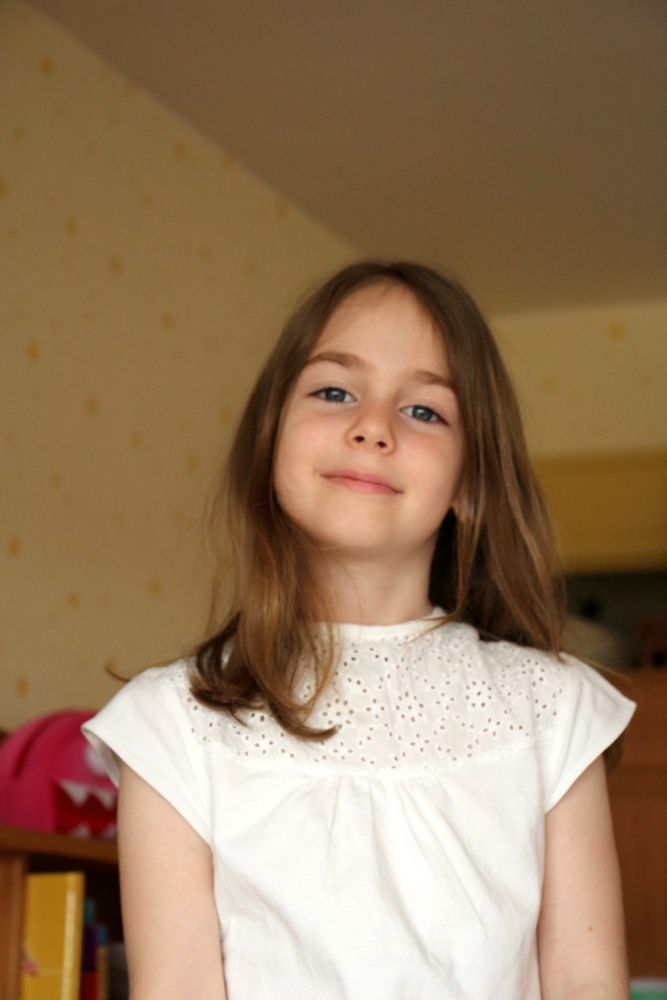
#> input picture Python_ScrapingAndML_RefData/ch7/photo/face1.jpg, 667 x 1000 px, shrunk from 1024 x 1536 before the run
$ python facedetect.py
#> lines starting #> are read from the running program, lines starting #| are printed output that depends on the picture; after the words box and inside, x2 and y2 are one past the last pixel; in counts of white or black regions, pixels touching at a corner belong together
import cv2

# 入力ファイルを指定する
image_file = "./photo/face1.jpg"

# カスケードファイルのパスを指定 --- (※1)
cascade_file = "haarcascade_frontalface_alt.xml"

# 画像の読み込み --- (※2)
image = cv2.imread(image_file)
#> image is the input picture: shape (1000, 667, 3); mean B, G, R 93.1, 122, 150.1
# グレースケールに変換
image_gs = cv2.cvtColor(image, cv2.COLOR_BGR2GRAY)
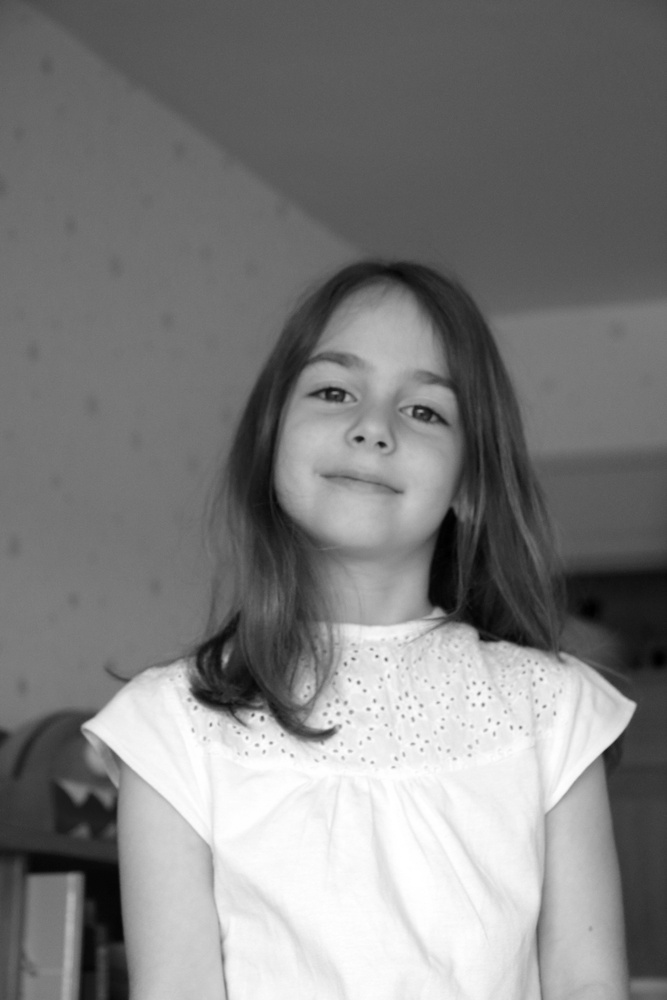
#> image_gs: shape (1000, 667); min 0, max 255, mean 127.2

# 顔認識用特徴量ファイルを読み込む --- (※3)
cascade = cv2.CascadeClassifier(cascade_file)
# 顔認識の実行
face_list = cascade.detectMultiScale(image_gs,
    scaleFactor=1.1,
    minNeighbors=1,
    minSize=(150,150))
#> face_list = [[257, 310, 239, 239]]

if len(face_list) > 0:
    # 認識した部分を囲む --- (※4)
    print(face_list)
#| [[257 310 239 239]]
    color = (0, 0, 255)
    for face in face_list:
        x,y,w,h = face
        cv2.rectangle(image, (x,y), (x+w, y+h), color, thickness=8)
#> this loop made 1 pass
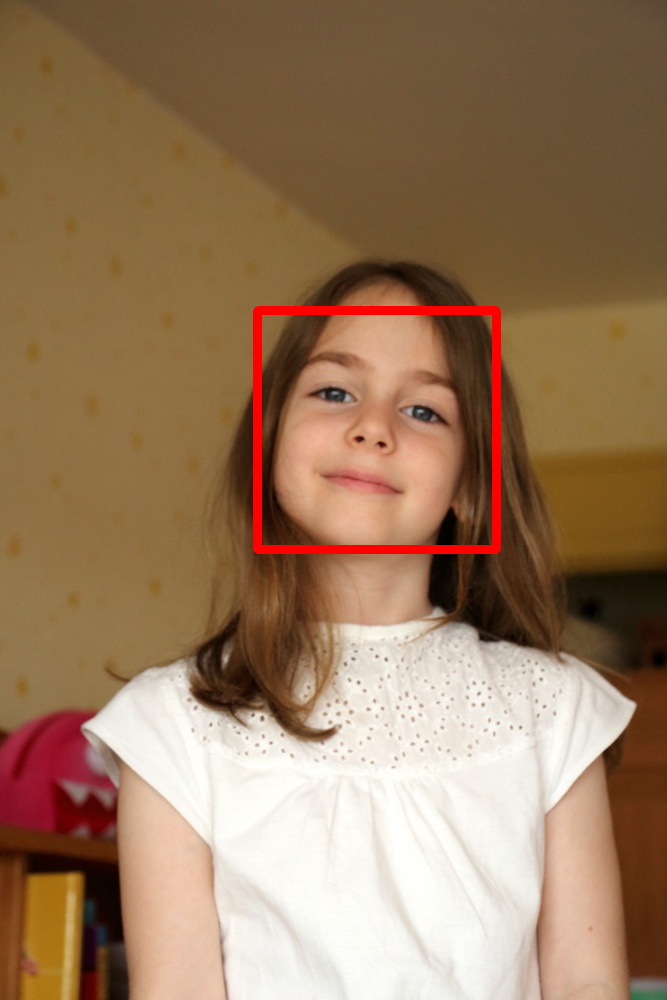
#> image: shape (1000, 667, 3); 1.29% of pixels changed, all inside (x1, y1, x2, y2) = (253, 306, 501, 554)
    # 描画結果をファイルに書き込む --- (※5)
    cv2.imwrite("facedetect-output.png", image)
else:
    print("no face")

$ run again, with Python_ScrapingAndML_RefData/ch7/photo/face2.jpg copied over Python_ScrapingAndML_RefData/ch7/photo/face1.jpg
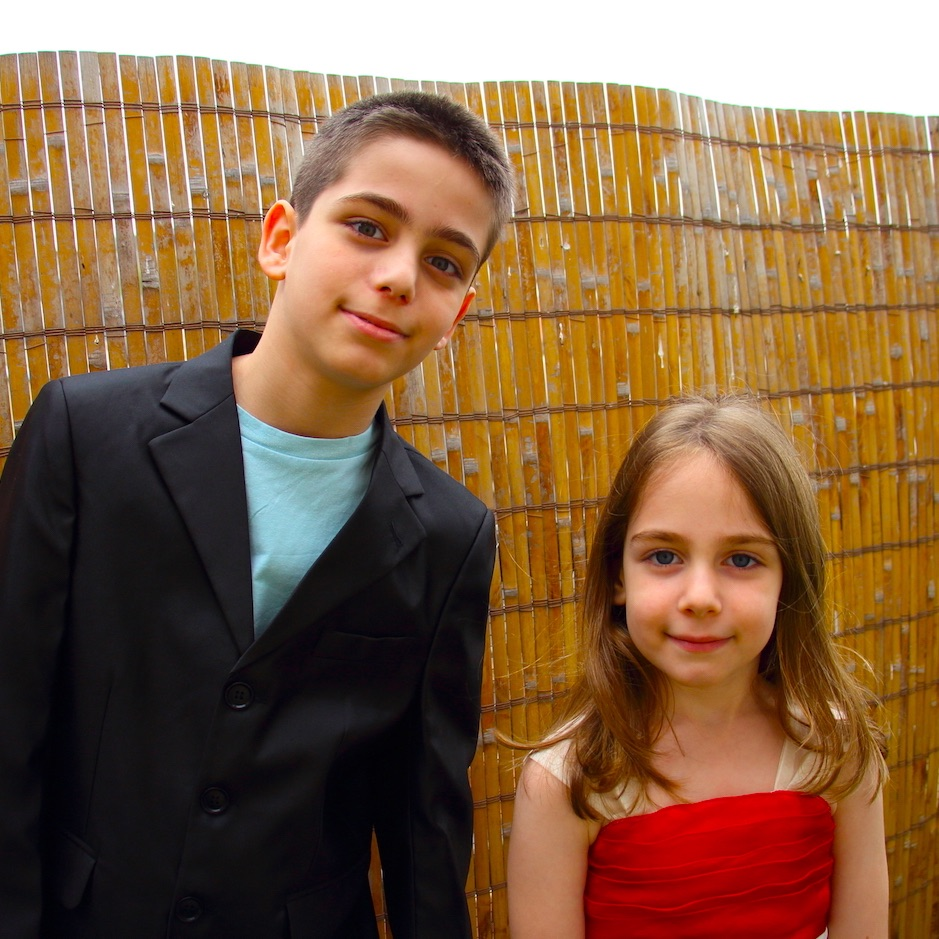
#> input picture Python_ScrapingAndML_RefData/ch7/photo/face2.jpg, 939 x 939 px
#> image is the input picture: shape (939, 939, 3); mean B, G, R 67.6, 98.1, 132.6
#> `image_gs = cv2.cvtColor(image, cv2.COLOR_BGR2GRAY)`:
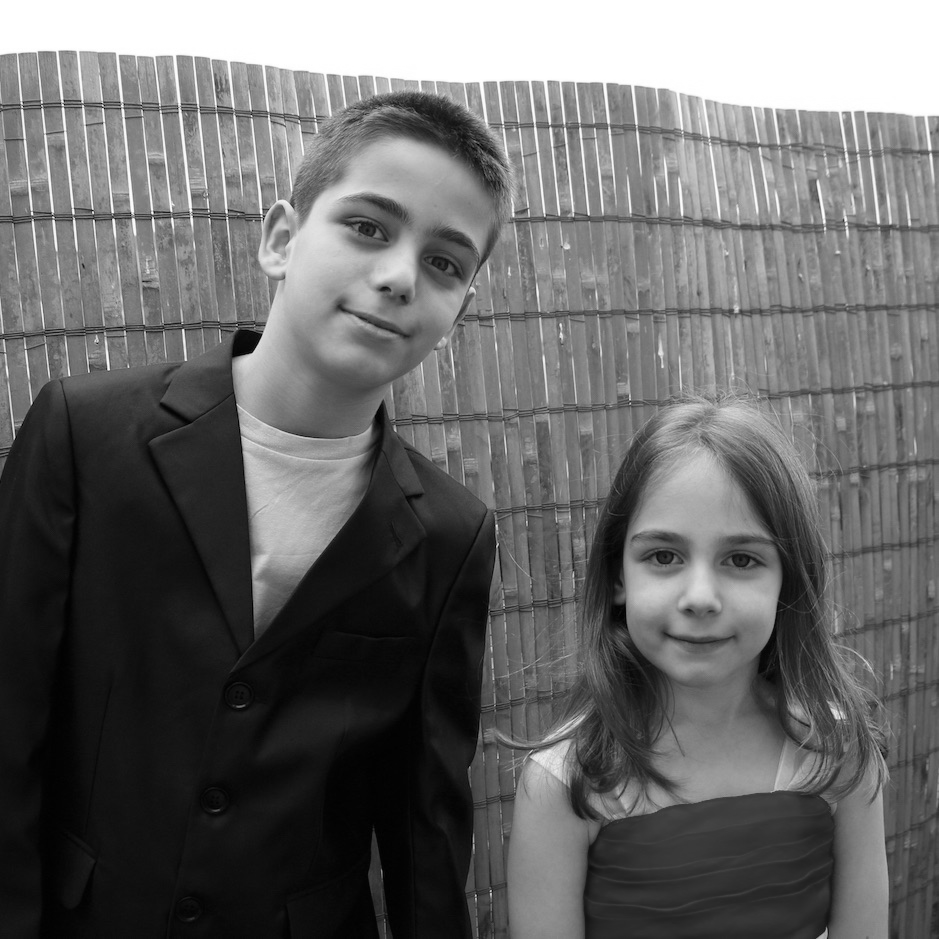
#> image_gs: shape (939, 939); min 0, max 255, mean 104.9
#> face_list = [[598, 480, 207, 207], [293, 142, 239, 239]]
#| [[598 480 207 207]
#|  [293 142 239 239]]
#> the loop `for face in face_list:` made 2 passes
#> after the loop `for face in face_list:`:
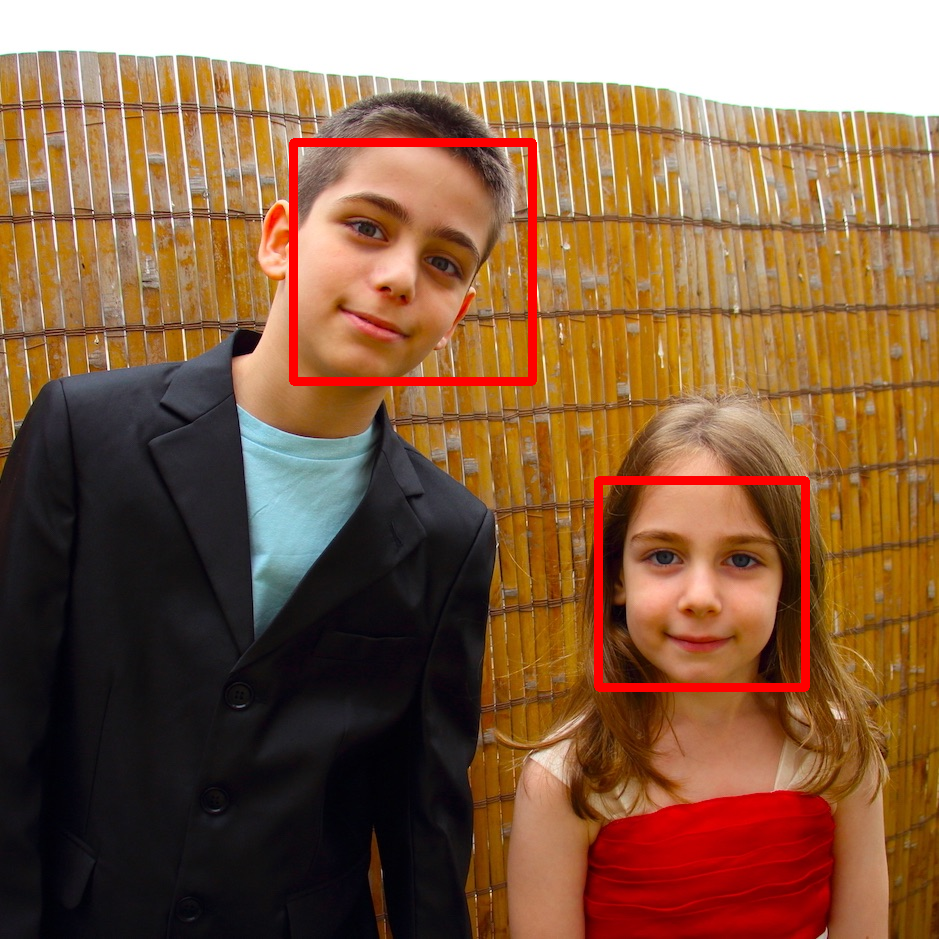
#> image: shape (939, 939, 3); 1.81% of pixels changed, all inside (x1, y1, x2, y2) = (289, 138, 810, 692)
